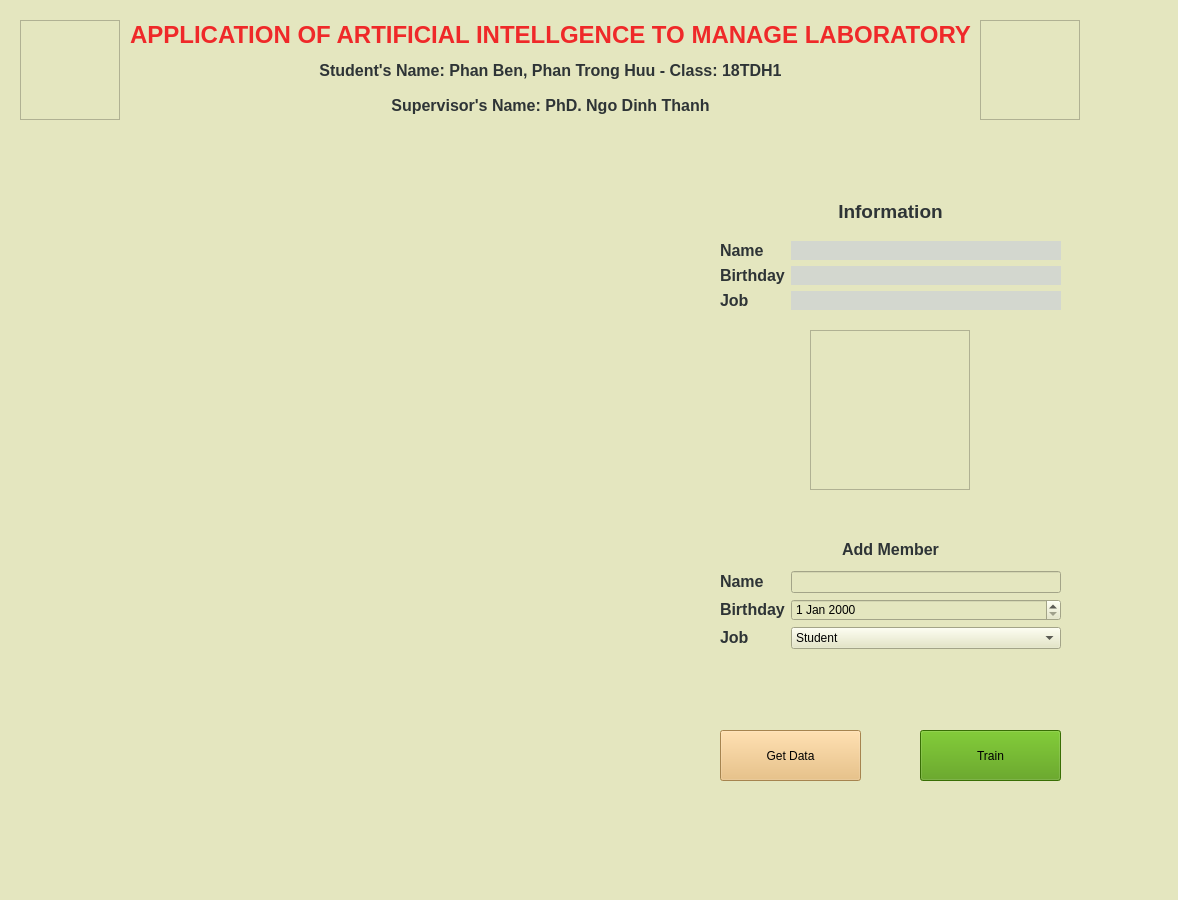
<?xml version="1.0" encoding="UTF-8"?>
<ui version="4.0">
 <class>MainWindow</class>
 <widget class="QMainWindow" name="MainWindow">
  <property name="geometry">
   <rect>
    <x>0</x>
    <y>0</y>
    <width>1178</width>
    <height>900</height>
   </rect>
  </property>
  <property name="windowTitle">
   <string>MainWindow</string>
  </property>
  <property name="styleSheet">
   <string notr="true">color: rgb(0, 0, 0);
background-color: rgb(228, 230, 191);</string>
  </property>
  <widget class="QWidget" name="centralwidget">
   <widget class="QFrame" name="LogoKhoaDien">
    <property name="geometry">
     <rect>
      <x>20</x>
      <y>20</y>
      <width>100</width>
      <height>100</height>
     </rect>
    </property>
    <property name="frameShape">
     <enum>QFrame::StyledPanel</enum>
    </property>
    <property name="frameShadow">
     <enum>QFrame::Raised</enum>
    </property>
   </widget>
   <widget class="QFrame" name="LogoBkMaker">
    <property name="geometry">
     <rect>
      <x>980</x>
      <y>20</y>
      <width>100</width>
      <height>100</height>
     </rect>
    </property>
    <property name="frameShape">
     <enum>QFrame::StyledPanel</enum>
    </property>
    <property name="frameShadow">
     <enum>QFrame::Raised</enum>
    </property>
   </widget>
   <widget class="QWidget" name="verticalLayoutWidget">
    <property name="geometry">
     <rect>
      <x>130</x>
      <y>20</y>
      <width>841</width>
      <height>101</height>
     </rect>
    </property>
    <layout class="QVBoxLayout" name="verticalLayout">
     <item>
      <widget class="QLabel" name="header">
       <property name="font">
        <font>
         <pointsize>19</pointsize>
        </font>
       </property>
       <property name="cursor">
        <cursorShape>ArrowCursor</cursorShape>
       </property>
       <property name="autoFillBackground">
        <bool>false</bool>
       </property>
       <property name="text">
        <string>&lt;html&gt;&lt;head/&gt;&lt;body&gt;&lt;p align=&quot;center&quot;&gt;&lt;span style=&quot; font-size:18pt; font-weight:600; color:#ef2929;&quot;&gt;APPLICATION OF ARTIFICIAL INTELLGENCE TO MANAGE LABORATORY&lt;/span&gt;&lt;/p&gt;&lt;/body&gt;&lt;/html&gt;</string>
       </property>
       <property name="alignment">
        <set>Qt::AlignCenter</set>
       </property>
       <property name="wordWrap">
        <bool>false</bool>
       </property>
      </widget>
     </item>
     <item>
      <widget class="QLabel" name="studentName">
       <property name="font">
        <font>
         <pointsize>19</pointsize>
        </font>
       </property>
       <property name="cursor">
        <cursorShape>ArrowCursor</cursorShape>
       </property>
       <property name="autoFillBackground">
        <bool>false</bool>
       </property>
       <property name="text">
        <string>&lt;html&gt;&lt;head/&gt;&lt;body&gt;&lt;p align=&quot;center&quot;&gt;&lt;span style=&quot; font-size:12pt; font-weight:600; color:#2e3436;&quot;&gt;Student's Name: Phan Ben, Phan Trong Huu - Class: 18TDH1&lt;/span&gt;&lt;/p&gt;&lt;/body&gt;&lt;/html&gt;</string>
       </property>
       <property name="alignment">
        <set>Qt::AlignCenter</set>
       </property>
       <property name="wordWrap">
        <bool>false</bool>
       </property>
      </widget>
     </item>
     <item>
      <widget class="QLabel" name="teacherName">
       <property name="font">
        <font>
         <pointsize>19</pointsize>
        </font>
       </property>
       <property name="cursor">
        <cursorShape>ArrowCursor</cursorShape>
       </property>
       <property name="autoFillBackground">
        <bool>false</bool>
       </property>
       <property name="text">
        <string>&lt;html&gt;&lt;head/&gt;&lt;body&gt;&lt;p align=&quot;center&quot;&gt;&lt;span style=&quot; font-size:12pt; font-weight:600; color:#2e3436;&quot;&gt;Supervisor's Name: PhD. Ngo Dinh Thanh&lt;/span&gt;&lt;/p&gt;&lt;/body&gt;&lt;/html&gt;</string>
       </property>
       <property name="alignment">
        <set>Qt::AlignCenter</set>
       </property>
       <property name="wordWrap">
        <bool>false</bool>
       </property>
      </widget>
     </item>
    </layout>
   </widget>
   <widget class="QWidget" name="formLayoutWidget">
    <property name="geometry">
     <rect>
      <x>720</x>
      <y>200</y>
      <width>341</width>
      <height>131</height>
     </rect>
    </property>
    <layout class="QFormLayout" name="formLayout">
     <item row="2" column="0">
      <spacer name="horizontalSpacer">
       <property name="orientation">
        <enum>Qt::Horizontal</enum>
       </property>
       <property name="sizeHint" stdset="0">
        <size>
         <width>40</width>
         <height>0</height>
        </size>
       </property>
      </spacer>
     </item>
     <item row="3" column="1">
      <widget class="Line" name="line">
       <property name="orientation">
        <enum>Qt::Vertical</enum>
       </property>
      </widget>
     </item>
     <item row="4" column="0">
      <widget class="QLabel" name="name">
       <property name="text">
        <string>&lt;html&gt;&lt;head/&gt;&lt;body&gt;&lt;p&gt;&lt;span style=&quot; font-size:12pt; font-weight:600; color:#2e3436;&quot;&gt;Name&lt;/span&gt;&lt;/p&gt;&lt;/body&gt;&lt;/html&gt;</string>
       </property>
      </widget>
     </item>
     <item row="4" column="1">
      <widget class="QLabel" name="infoName">
       <property name="enabled">
        <bool>true</bool>
       </property>
       <property name="styleSheet">
        <string notr="true">border: 2px soild;
border-color: rgb(0, 0, 0);

background-color: rgb(211, 215, 207);</string>
       </property>
       <property name="text">
        <string/>
       </property>
      </widget>
     </item>
     <item row="5" column="0">
      <widget class="QLabel" name="birthDay">
       <property name="text">
        <string>&lt;html&gt;&lt;head/&gt;&lt;body&gt;&lt;p&gt;&lt;span style=&quot; font-size:12pt; font-weight:600; color:#2e3436;&quot;&gt;Birthday&lt;/span&gt;&lt;/p&gt;&lt;/body&gt;&lt;/html&gt;</string>
       </property>
      </widget>
     </item>
     <item row="5" column="1">
      <widget class="QLabel" name="infoDay">
       <property name="styleSheet">
        <string notr="true">border: 2px soild;
border-color: rgb(0, 0, 0);

background-color: rgb(211, 215, 207);</string>
       </property>
       <property name="text">
        <string/>
       </property>
      </widget>
     </item>
     <item row="6" column="0">
      <widget class="QLabel" name="job">
       <property name="text">
        <string>&lt;html&gt;&lt;head/&gt;&lt;body&gt;&lt;p&gt;&lt;span style=&quot; font-size:12pt; font-weight:600; color:#2e3436;&quot;&gt;Job&lt;/span&gt;&lt;/p&gt;&lt;/body&gt;&lt;/html&gt;</string>
       </property>
      </widget>
     </item>
     <item row="6" column="1">
      <widget class="QLabel" name="infoJob">
       <property name="styleSheet">
        <string notr="true">border: 2px soild;
border-color: rgb(0, 0, 0);

background-color: rgb(211, 215, 207);</string>
       </property>
       <property name="text">
        <string/>
       </property>
      </widget>
     </item>
     <item row="1" column="0" colspan="2">
      <widget class="QLabel" name="information">
       <property name="text">
        <string>&lt;html&gt;&lt;head/&gt;&lt;body&gt;&lt;p align=&quot;center&quot;&gt;&lt;span style=&quot; font-size:14pt; font-weight:600; color:#2e3436;&quot;&gt;Information&lt;/span&gt;&lt;/p&gt;&lt;/body&gt;&lt;/html&gt;</string>
       </property>
      </widget>
     </item>
    </layout>
   </widget>
   <widget class="QWidget" name="formLayoutWidget_3">
    <property name="geometry">
     <rect>
      <x>720</x>
      <y>540</y>
      <width>341</width>
      <height>181</height>
     </rect>
    </property>
    <layout class="QFormLayout" name="formLayout_4">
     <item row="1" column="0" colspan="2">
      <widget class="QLabel" name="addMember">
       <property name="text">
        <string>&lt;html&gt;&lt;head/&gt;&lt;body&gt;&lt;p align=&quot;center&quot;&gt;&lt;span style=&quot; font-size:12pt; font-weight:600; color:#2e3436;&quot;&gt;Add Member&lt;/span&gt;&lt;/p&gt;&lt;/body&gt;&lt;/html&gt;</string>
       </property>
      </widget>
     </item>
     <item row="2" column="0">
      <spacer name="horizontalSpacer_2">
       <property name="orientation">
        <enum>Qt::Horizontal</enum>
       </property>
       <property name="sizeHint" stdset="0">
        <size>
         <width>40</width>
         <height>0</height>
        </size>
       </property>
      </spacer>
     </item>
     <item row="4" column="0">
      <widget class="QLabel" name="nameAdd">
       <property name="text">
        <string>&lt;html&gt;&lt;head/&gt;&lt;body&gt;&lt;p&gt;&lt;span style=&quot; font-size:12pt; font-weight:600; color:#2e3436;&quot;&gt;Name&lt;/span&gt;&lt;/p&gt;&lt;/body&gt;&lt;/html&gt;</string>
       </property>
      </widget>
     </item>
     <item row="4" column="1">
      <widget class="QLineEdit" name="nameEdit"/>
     </item>
     <item row="5" column="0">
      <widget class="QLabel" name="birthDayAdd">
       <property name="text">
        <string>&lt;html&gt;&lt;head/&gt;&lt;body&gt;&lt;p&gt;&lt;span style=&quot; font-size:12pt; font-weight:600; color:#2e3436;&quot;&gt;Birthday&lt;/span&gt;&lt;/p&gt;&lt;/body&gt;&lt;/html&gt;</string>
       </property>
      </widget>
     </item>
     <item row="5" column="1">
      <widget class="QDateEdit" name="dateEdit">
       <property name="styleSheet">
        <string notr="true">font: 57 11pt &quot;Ubuntu&quot;;
font: 11pt &quot;Ubuntu&quot;;</string>
       </property>
      </widget>
     </item>
     <item row="6" column="0">
      <widget class="QLabel" name="jobAdd">
       <property name="text">
        <string>&lt;html&gt;&lt;head/&gt;&lt;body&gt;&lt;p&gt;&lt;span style=&quot; font-size:12pt; font-weight:600; color:#2e3436;&quot;&gt;Job&lt;/span&gt;&lt;/p&gt;&lt;/body&gt;&lt;/html&gt;</string>
       </property>
      </widget>
     </item>
     <item row="6" column="1">
      <widget class="QComboBox" name="jobEdit">
       <item>
        <property name="text">
         <string>Student</string>
        </property>
       </item>
       <item>
        <property name="text">
         <string>Teacher</string>
        </property>
       </item>
       <item>
        <property name="text">
         <string>Other</string>
        </property>
       </item>
      </widget>
     </item>
    </layout>
   </widget>
   <widget class="QPushButton" name="getDataButton">
    <property name="geometry">
     <rect>
      <x>720</x>
      <y>730</y>
      <width>141</width>
      <height>51</height>
     </rect>
    </property>
    <property name="styleSheet">
     <string notr="true">font: 13pt &quot;Ubuntu&quot;;

background-color: rgb(233, 185, 110);


</string>
    </property>
    <property name="text">
     <string>Get Data</string>
    </property>
    <property name="checkable">
     <bool>false</bool>
    </property>
   </widget>
   <widget class="QPushButton" name="trainButton">
    <property name="geometry">
     <rect>
      <x>920</x>
      <y>730</y>
      <width>141</width>
      <height>51</height>
     </rect>
    </property>
    <property name="styleSheet">
     <string notr="true">font: 13pt &quot;Ubuntu&quot;;


background-color: rgb(78, 154, 6);


</string>
    </property>
    <property name="text">
     <string>Train</string>
    </property>
    <property name="checkable">
     <bool>false</bool>
    </property>
   </widget>
   <widget class="QFrame" name="imageFace">
    <property name="geometry">
     <rect>
      <x>810</x>
      <y>330</y>
      <width>160</width>
      <height>160</height>
     </rect>
    </property>
    <property name="frameShape">
     <enum>QFrame::StyledPanel</enum>
    </property>
    <property name="frameShadow">
     <enum>QFrame::Raised</enum>
    </property>
   </widget>
   <widget class="QLabel" name="webcam">
    <property name="geometry">
     <rect>
      <x>60</x>
      <y>200</y>
      <width>600</width>
      <height>600</height>
     </rect>
    </property>
    <property name="text">
     <string/>
    </property>
   </widget>
  </widget>
 </widget>
 <resources/>
 <connections/>
</ui>
